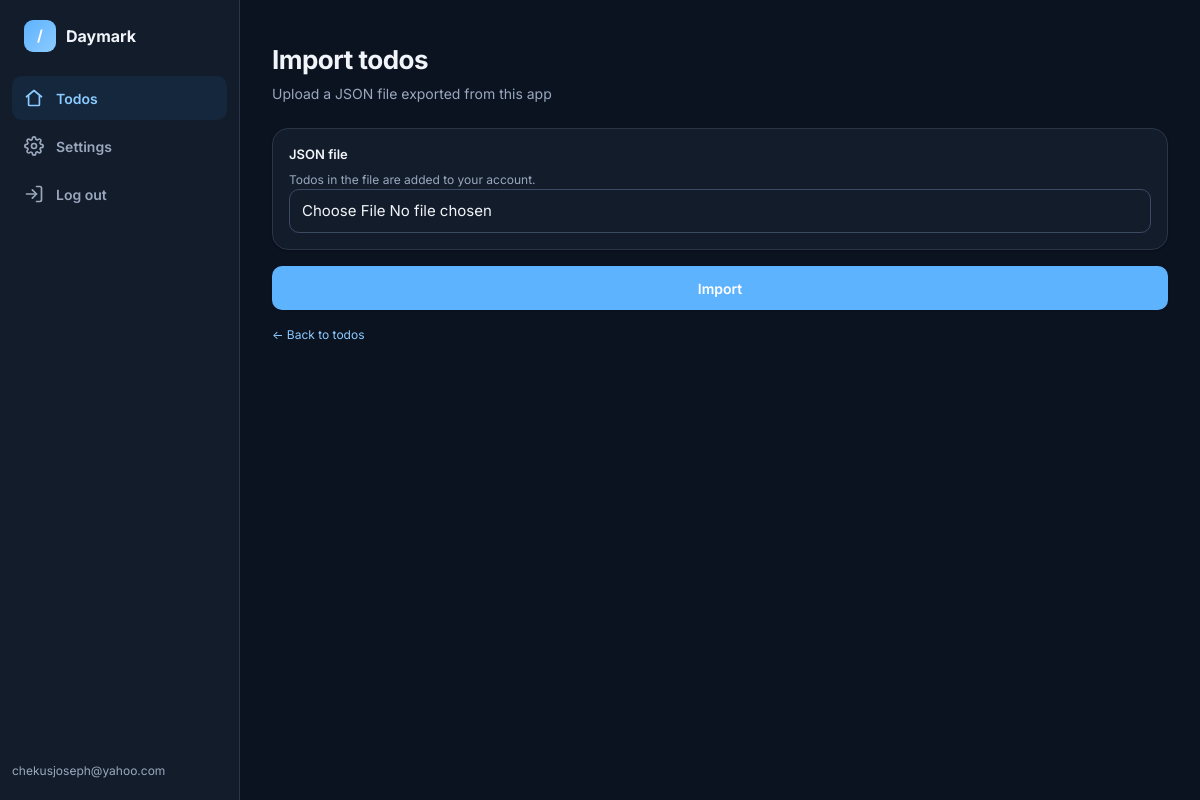
Page /todos/import (signed in) on the earlier database version.
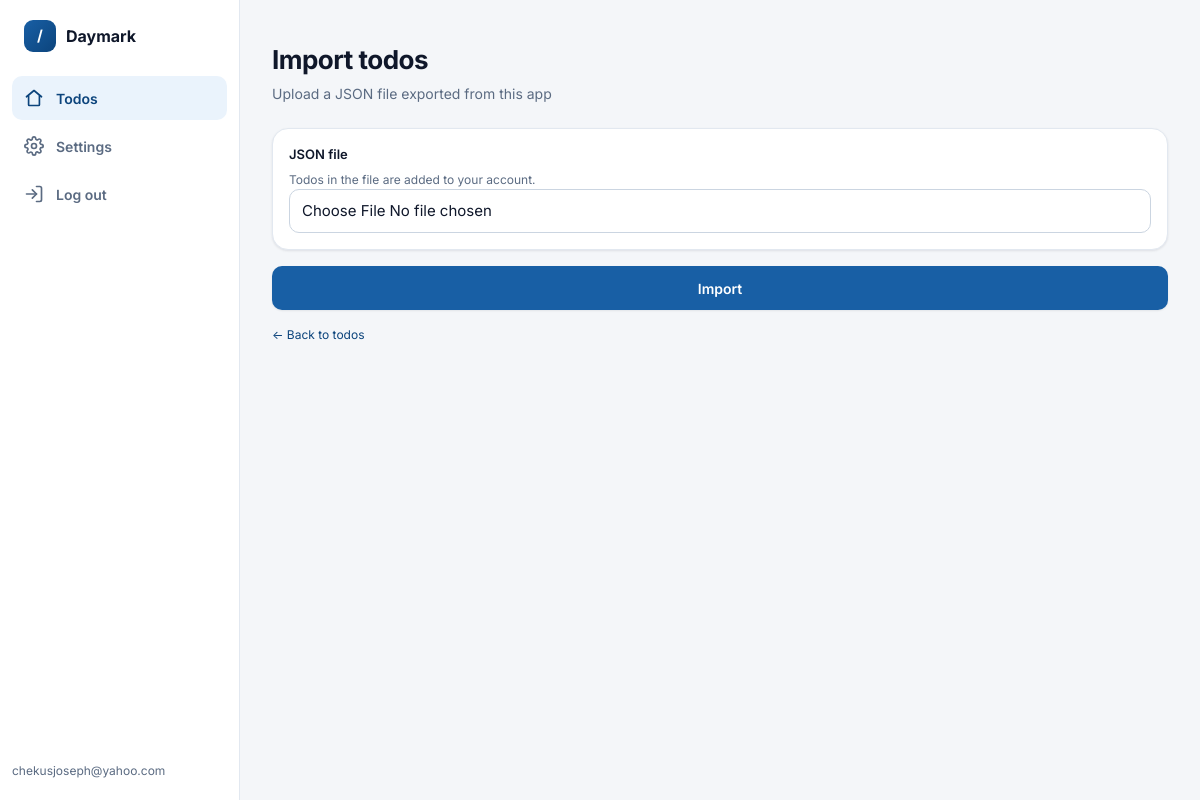
Same page on the later database version.
### app/models.py (models this page shows, shortened)
class User(UserMixin, db.Model):
    id = db.Column(db.Integer, primary_key=True)
    email = db.Column(db.String(255), unique=True, nullable=False, index=True)
    password_hash = db.Column(db.String(255), nullable=False)
    theme = db.Column(db.String(10), default="dark", nullable=False)
    created_at = db.Column(db.DateTime, default=datetime.utcnow)
    todos = db.relationship(
        "Todo", backref="user", lazy=True, cascade="all, delete-orphan"
    )

### app/todos.py (the view, shortened to what this page needs)
@bp.route("/import", methods=["GET", "POST"])
@login_required
def import_data():
    message = None
    return render_template("import.html", message=message)

### app/__init__.py (called while the page is built)
def create_app(config_class=Config):
    app = Flask(__name__)
    app.config.from_object(config_class)
    db.init_app(app)
    login_manager.init_app(app)
    from .main import bp as main_bp
    from .auth import bp as auth_bp
    from .todos import bp as todos_bp
    from .settings import bp as settings_bp
    app.register_blueprint(main_bp)
    app.register_blueprint(auth_bp)
    app.register_blueprint(todos_bp)
    app.register_blueprint(settings_bp)
    @app.context_processor
    def inject_auth_state():
        return {
            "logged_in": current_user.is_authenticated,
            "user_email": current_user.email if current_user.is_authenticated else None,
            "theme": current_user.theme if current_user.is_authenticated else "system",
            "now": datetime.now(),
        }
    with app.app_context():
        db.create_all()
    return app

### app/models.py (called while the page is built)
@login_manager.user_loader
def load_user(user_id):
    return User.query.get(int(user_id))

### app/templates/import.html (shortened to what this page needs)
{% extends "base.html" %}
{% block content %}
<div class="page-head">
  <h1 class="page-title">Import todos</h1>
  <p class="page-sub">Upload a JSON file exported from this app</p>
</div>
<form method="post" enctype="multipart/form-data">
  <section class="card mb-4">
    <label class="label" for="file">JSON file</label>
    <p class="hint">Todos in the file are added to your account.</p>
    <input class="input" id="file" name="file" type="file" accept="application/json" required>
  </section>
  <button type="submit" class="btn btn-primary btn-block">Import</button>
</form>
<p class="hint mt-4"><a href="{{ url_for('todos.index') }}">← Back to todos</a></p>
{% endblock %}

### app/templates/base.html (shortened to what this page needs)
<!DOCTYPE html>
<html lang="en" data-theme="{{ theme }}" class="{{ 'dark' if theme == 'dark' else '' }}">
<head>
  <link rel="stylesheet" href="{{ url_for('static', filename='css/app.css') }}">
  <link rel="stylesheet" href="{{ url_for('static', filename='css/todo.css') }}">
</head>
{% set icons = url_for('static', filename='icons.svg') %}
{% set chrome = logged_in and not auth_page %}
<body{% if chrome %} class="has-chrome"{% endif %}>
  {% if chrome %}
  {% set ep = request.endpoint or '' %}
  <nav class="tabbar" aria-label="Main">
    <div class="sidebar-brand">
      <span class="brand-mark" aria-hidden="true">/</span>
      <span>Daymark</span>
    </div>
    <a href="{{ url_for('todos.index') }}" class="nav-item" {% if ep.startswith('todos.') %}aria-current="page"{% endif %}>
      <svg class="icon" aria-hidden="true"><use href="{{ icons }}#home"/></svg>
      <span>Todos</span>
    </a>
    <a href="{{ url_for('settings.index') }}" class="nav-item" {% if ep.startswith('settings.') %}aria-current="page"{% endif %}>
      <svg class="icon" aria-hidden="true"><use href="{{ icons }}#settings"/></svg>
      <span>Settings</span>
    </a>
    <a href="{{ url_for('auth.logout') }}" class="nav-item">
      <svg class="icon" aria-hidden="true"><use href="{{ icons }}#logout"/></svg>
      <span>Log out</span>
    </a>
    <p class="sidebar-foot hint">{{ user_email }}</p>
  </nav>
  <main class="app-main">
  {% endif %}
    {% block content %}{% endblock %}
  {% if chrome %}
  </main>
  {% else %}
    </div>
  </main>
  {% endif %}
</body>
</html>

Differences in the rows shown:
changed User "chekusjoseph@yahoo.com": theme "dark" → "system" (drawn)
